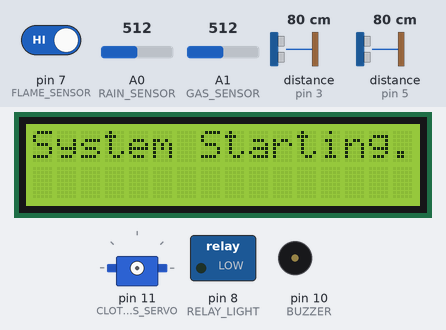
The sketch below on a simulated Arduino Uno, built with avr-gcc and run on an emulated ATmega328P. Shown: 16×2 character LCD, servo, switched loads named in the sketch (green lamp = pin HIGH), buzzer (waves = sounding). Wiring (inferred from the names in the program): 2 × ultrasonic range finder: trigger pin 2, echo pin 3 / trigger pin 4, echo pin 5. The test bench sets the inputs (shaded band); at power-on: distance to the obstacle (sensors on pin 5, pin 3) 80 cm, A0 (RAIN_SENSOR) = 512, pin 7 (FLAME_SENSOR) HIGH, A1 (GAS_SENSOR) = 512. The echo pulse lasts 58.3 µs per cm; pins used as bus, display or sensor lines are not drawn.

Above: at 1.1 s.
At 11.3 s:
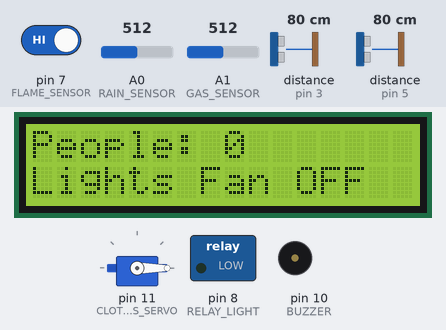
11.4 s: distance to the obstacle (sensor on pin 5) set to 7 cm
15.7 s: distance to the obstacle (sensor on pin 5) set to 4 cm
At 17.5 s:
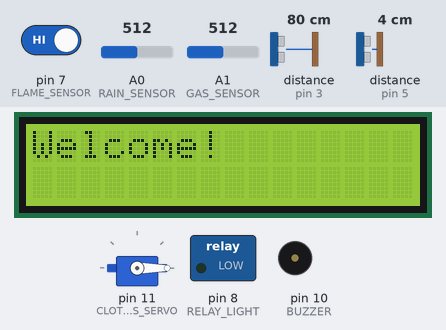
20.0 s: A0 (RAIN_SENSOR) set to 489
At 24.1 s:
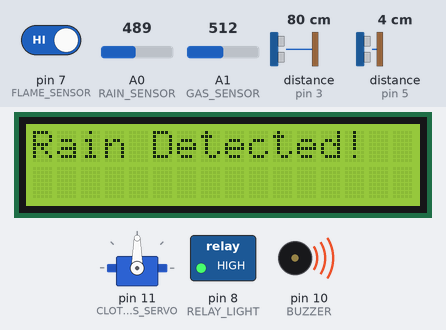
24.3 s: distance to the obstacle (sensor on pin 3) set to 7 cm
28.6 s: distance to the obstacle (sensor on pin 3) set to 4 cm
31.5 s: distance to the obstacle (sensor on pin 3) set to 9 cm
At 34.0 s:
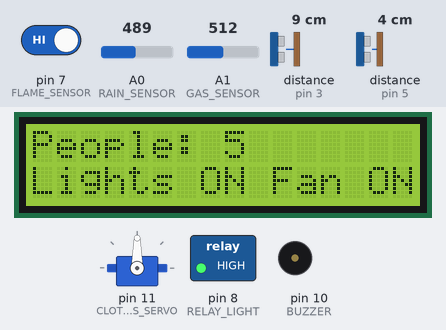
Timing chart, 0 to 35.5 s (numbered marks = the images above; inputs shaded):
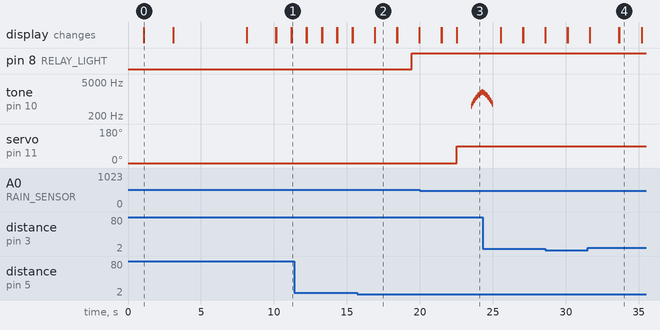

The sketch:

ArduinoCode.ino
```cpp
#include <Wire.h>
#include <LiquidCrystal_I2C.h>
#include <Servo.h>

LiquidCrystal_I2C lcd(0x27, 16, 2);
Servo clothesServo;

// 🖥 Sensor & Actuator Pins
#define TRIG_ENTRY 4
#define ECHO_ENTRY 5
#define TRIG_EXIT 2
#define ECHO_EXIT 3
#define RAIN_SENSOR A0
#define FLAME_SENSOR 7
#define GAS_SENSOR A1
#define CLOTHES_SERVO 11
#define RELAY_LIGHT 8
#define BUZZER 10

//  Variables
int peopleCount = 0;
bool flameAlertTriggered = false;
bool gasAlertTriggered = false;
bool rainAlertTriggered = false;
const int GAS_BASELINE_SAMPLES = 50;
int gasBaseline = 0;
int gasThreshold = 0;
unsigned long lastGasAlert = 0;

void setup() {
    Wire.begin();
    lcd.init();
    lcd.backlight();
    delay(1000);
    lcd.clear();
    lcd.setCursor(0, 0);
    lcd.print("System Starting...");
    delay(2000);
    lcd.clear();

    pinMode(TRIG_ENTRY, OUTPUT);
    pinMode(ECHO_ENTRY, INPUT);
    pinMode(TRIG_EXIT, OUTPUT);
    pinMode(ECHO_EXIT, INPUT);
    pinMode(RAIN_SENSOR, INPUT);
    pinMode(FLAME_SENSOR, INPUT);
    pinMode(GAS_SENSOR, INPUT);
    pinMode(RELAY_LIGHT, OUTPUT);
    pinMode(BUZZER, OUTPUT);

    digitalWrite(RELAY_LIGHT, LOW);
    digitalWrite(BUZZER, LOW);

    clothesServo.attach(CLOTHES_SERVO);
    clothesServo.write(0);

    calibrateGasSensor();
}

void loop() {
    int entryDist = getDistance(TRIG_ENTRY, ECHO_ENTRY);
    int exitDist = getDistance(TRIG_EXIT, ECHO_EXIT);

    // **Entry Detection**
    if (entryDist < 5) {
        delay(500);
        if (getDistance(TRIG_ENTRY, ECHO_ENTRY) < 5) {
            peopleCount++;
            showMessage("Welcome!", 1500);
        }
    }

    //  **Exit Detection**
    if (exitDist < 5 && peopleCount > 0) {
        delay(500);
        if (getDistance(TRIG_EXIT, ECHO_EXIT) < 5) {
            peopleCount--;
            showMessage("Thank You!", 1500);
        }
    }

    //  **Update LCD Properly**
    updateLCD();

    //  **Control Lights**
    digitalWrite(RELAY_LIGHT, peopleCount > 0 ? HIGH : LOW);

    //  **Rain Alert**
    int rainValue = analogRead(RAIN_SENSOR);
    if (rainValue < 500 && !rainAlertTriggered) {
        rainAlertTriggered = true;
        clothesServo.write(90);
        showMessage("Rain Detected!", 1000);
        rainAlarm();
    } else if (rainValue >= 500) {
        rainAlertTriggered = false;
        clothesServo.write(0);
    }

    // **Flame Alert**
    int flameDetected = digitalRead(FLAME_SENSOR);
    if (flameDetected == 0 && !flameAlertTriggered) {
        flameAlertTriggered = true;
        showMessage("FLAME ALERT!", 2000);
        lcd.setCursor(0, 1);
        lcd.print("DOORS OPEN");
        fireAlarm();
    } else if (flameDetected == 1) {
        flameAlertTriggered = false;
    }

    // **Gas Alert**
    int gasValue = getFilteredGasValue();
    if (gasValue > gasThreshold && !gasAlertTriggered && millis() - lastGasAlert > 10000) {
        gasAlertTriggered = true;
        lastGasAlert = millis();
        showMessage("GAS LEAKAGE!", 3000);
        lcd.setCursor(0, 1);
        lcd.print("DOORS OPEN");
        gasAlarm();
    } else if (gasValue <= gasThreshold) {
        gasAlertTriggered = false;
    }
}

//  **LCD Update Function**
void updateLCD() {
    lcd.clear();
    delay(10);
    lcd.backlight();
    lcd.setCursor(0, 0);
    lcd.print("People: ");
    lcd.print(peopleCount);
      lcd.setCursor(0, 1); // Move to the second row

    if (peopleCount > 0) {
        lcd.print("Lights ON Fan ON");
    } else {
        lcd.print("Lights Fan OFF");
    }
    delay(1000);
}

// **Function to Show Messages**
void showMessage(String message, int duration) {
    lcd.clear();
    lcd.setCursor(0, 0);
    lcd.print(message);
    delay(duration);
}

// 📏 **Distance Calculation**
int getDistance(int trigPin, int echoPin) {
    digitalWrite(trigPin, LOW);
    delayMicroseconds(2);
    digitalWrite(trigPin, HIGH);
    delayMicroseconds(10);
    digitalWrite(trigPin, LOW);
    int duration = pulseIn(echoPin, HIGH);
    return duration * 0.034 / 2;
}

// **Gas Sensor Calibration**
void calibrateGasSensor() {
    int sum = 0;
    lcd.setCursor(0, 0);
    lcd.print("Calibrating Gas...");
    for (int i = 0; i < GAS_BASELINE_SAMPLES; i++) {
        sum += analogRead(GAS_SENSOR);
        delay(100);
    }
    gasBaseline = sum / GAS_BASELINE_SAMPLES;
    gasThreshold = gasBaseline + 50;
    lcd.clear();
    lcd.setCursor(0, 0);
    lcd.print("Gas Ready");
    delay(2000);
}

//  **Gas Sensor Filtering**
int getFilteredGasValue() {
    static int readings[10] = {0};
    static int index = 0;
    int sum = 0;

    readings[index] = analogRead(GAS_SENSOR);
    index = (index + 1) % 10;

    for (int i = 0; i < 10; i++) {
        sum += readings[i];
    }
    return sum / 10;
}

//  **Fire Alarm Function (Fast Beeping)**
void fireAlarm() {
    for (int i = 0; i < 5; i++) {
        tone(BUZZER, 2000);
        delay(200);
        noTone(BUZZER);
        delay(200);
    }
}

//  **Gas Alarm Function (Medium Beep)**
void gasAlarm() {
    tone(BUZZER, 1500);
    delay(1000);
    noTone(BUZZER);
}

// Rain Alarm Function (Rising & Falling Tone)**
void rainAlarm() {
    for (int freq = 500; freq < 2000; freq += 100) {
        tone(BUZZER, freq);
        delay(50);
    }
    for (int freq = 2000; freq > 500; freq -= 100) {
        tone(BUZZER, freq);
        delay(50);
    }
    noTone(BUZZER);
}
```

Measured:
- the behaviour switches between 6 and 5 cm on distance to the obstacle (sensor on pin 5) (found by bisection; images 1 and 2)
- the behaviour switches between 500 and 499 on A0 (RAIN_SENSOR) (found by bisection; images 2 and 3)
- after the input at 15.7 s, pin 8 (RELAY_LIGHT): LOW → HIGH after 3.7 s; the display: changes after 1.2 s (image 2)
- after the input at 20.0 s, tone on pin 10 (BUZZER): plays 500 Hz for 0.05 s, 600 Hz for 0.05 s, 700 Hz for 0.05 s, 800 Hz for 0.05 s, 900 Hz for 0.05 s, 1000 Hz for 0.05 s … (16 notes in this stretch), starting after 3.5 s; servo on pin 11 (CLOTHES_SERVO): 0° → 90° after 2.5 s; the display: first differs from a run without the input after 2.5 s (image 3)
- what the display in image 0 shows lasts 2.0 s, from 1.1 s to 3.1 s
- what the display in image 2 shows lasts 1.5 s, from 16.9 s to 18.4 s
